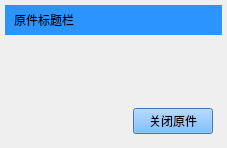
<?xml version="1.0" encoding="UTF-8"?>
<ui version="4.0">
 <class>Component</class>
 <widget class="QWidget" name="Component">
  <property name="geometry">
   <rect>
    <x>0</x>
    <y>0</y>
    <width>227</width>
    <height>148</height>
   </rect>
  </property>
  <property name="windowTitle">
   <string>原件</string>
  </property>
  <property name="styleSheet">
   <string notr="true"/>
  </property>
  <layout class="QVBoxLayout" name="verticalLayout" stretch="0,1,0">
   <property name="spacing">
    <number>0</number>
   </property>
   <property name="leftMargin">
    <number>5</number>
   </property>
   <property name="topMargin">
    <number>5</number>
   </property>
   <property name="rightMargin">
    <number>5</number>
   </property>
   <property name="bottomMargin">
    <number>5</number>
   </property>
   <item>
    <widget class="QWidget" name="qwTitleBar" native="true">
     <property name="minimumSize">
      <size>
       <width>0</width>
       <height>30</height>
      </size>
     </property>
     <property name="maximumSize">
      <size>
       <width>16777215</width>
       <height>30</height>
      </size>
     </property>
     <property name="styleSheet">
      <string notr="true">background-color: rgb(43, 148, 255);</string>
     </property>
     <layout class="QHBoxLayout" name="horizontalLayout_2">
      <item>
       <widget class="QLabel" name="label">
        <property name="text">
         <string>原件标题栏</string>
        </property>
       </widget>
      </item>
     </layout>
    </widget>
   </item>
   <item>
    <widget class="QWidget" name="qwContextArea" native="true"/>
   </item>
   <item>
    <widget class="QWidget" name="qwButtonBar" native="true">
     <layout class="QHBoxLayout" name="horizontalLayout">
      <item>
       <spacer name="horizontalSpacer">
        <property name="orientation">
         <enum>Qt::Horizontal</enum>
        </property>
        <property name="sizeHint" stdset="0">
         <size>
          <width>125</width>
          <height>20</height>
         </size>
        </property>
       </spacer>
      </item>
      <item>
       <widget class="QPushButton" name="btnClose">
        <property name="styleSheet">
         <string notr="true">background-color: rgb(85, 170, 255);</string>
        </property>
        <property name="text">
         <string>关闭原件</string>
        </property>
       </widget>
      </item>
     </layout>
    </widget>
   </item>
  </layout>
 </widget>
 <resources/>
 <connections/>
</ui>
